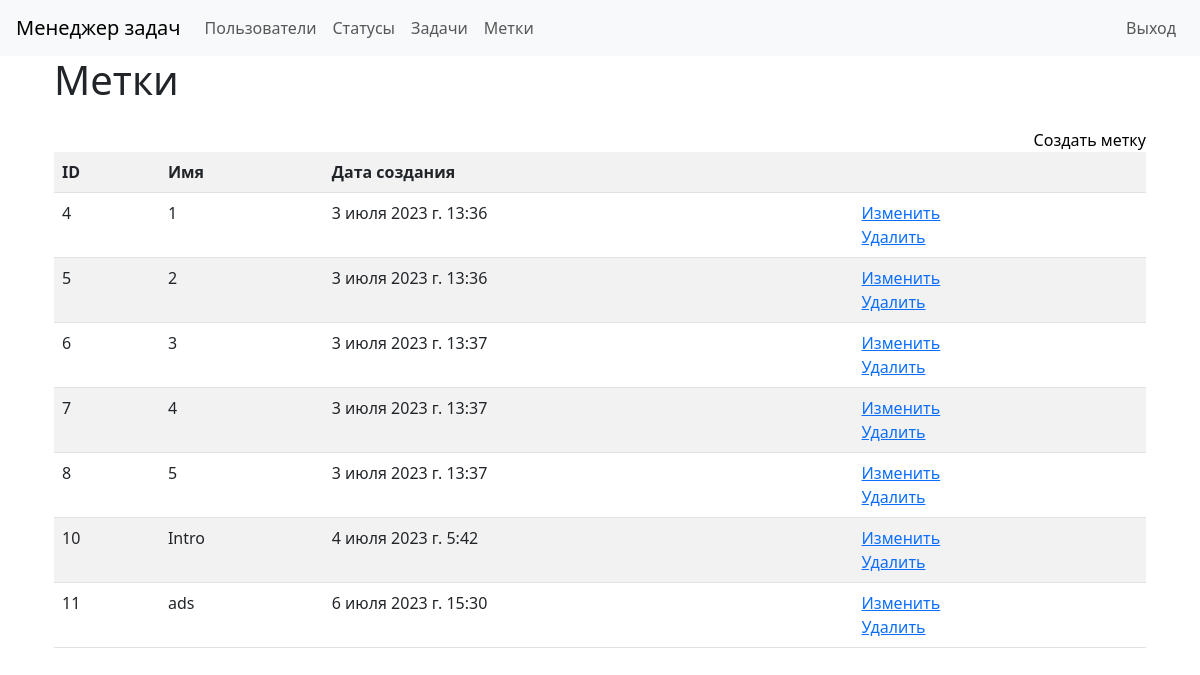
Screenshot of /labels/ (signed in) with the database file from the repository.
### task_manager/labels/models.py (models this page shows)
class LabelModel(models.Model):
    name = models.CharField(max_length=100)
    timestamp = models.DateTimeField(auto_now_add=True)
    def __str__(self):
        return self.name

### task_manager/labels/views.py (the view)
# urls.py: path('', views.LabelView.as_view(), name='label_list'),
class LabelView(CheckAuthentication, View):
    template_name = 'labels/labels.html'
    def get(self, request, *args, **kwargs):
        labels = LabelModel.objects.all()
        return render(request, self.template_name, {'labels': labels})

### task_manager/utils.py (called while the page is built)
    def dispatch(self, request, *args, **kwargs):
        if not request.user.is_authenticated:
            messages.success(request,
                             _('You are not authorized! Please sign in.'),
                             extra_tags="alert-danger")
        return super().dispatch(request, *args, **kwargs)

### task_manager/labels/templates/labels/labels.html
{% extends "base.html" %}
{% load i18n %}
{% block main %}
<div class="container wrapper flex-grow-1">
    <h1 class="mb-4">{% trans "Labels" %}</h1>
    <a class="d-flex justify-content-end text-black text-decoration-none" href="{% url 'create_label' %}">{% trans "Create label" %}</a>
    <table class="table table-striped">
        <tr>
            <th>ID</th>
            <th>{% trans "Name" %}</th>
            <th>{% trans "Create at" %}</th>
            <th></th>
        </tr>
        {% for label in labels %}
        <tr>
            <td>{{ label.id }}</td>
            <td>{{ label }}</td>
            <td>{{ label.timestamp }}</td>
            <td><a href="{% url 'update_label' pk=label.id %}">{% trans 'Update' %}</a><br>
                <a href="{% url 'delete_label' pk=label.id %}">{% trans "Delete" %}</a></td>
        </tr>
        {% endfor %}
    </table>
</div>
{% endblock %}

### rows the page displays
LabelModel: id "4", name "1", timestamp "3 июля 2023 г. 13:36"
LabelModel: id "5", name "2", timestamp "3 июля 2023 г. 13:36"
LabelModel: id "6", name "3", timestamp "3 июля 2023 г. 13:37"
LabelModel: id "7", name "4", timestamp "3 июля 2023 г. 13:37"
LabelModel: id "8", name "5", timestamp "3 июля 2023 г. 13:37"
LabelModel: id "10", name "Intro", timestamp "4 июля 2023 г. 5:42"
LabelModel: id "11", name "ads", timestamp "6 июля 2023 г. 15:30"
